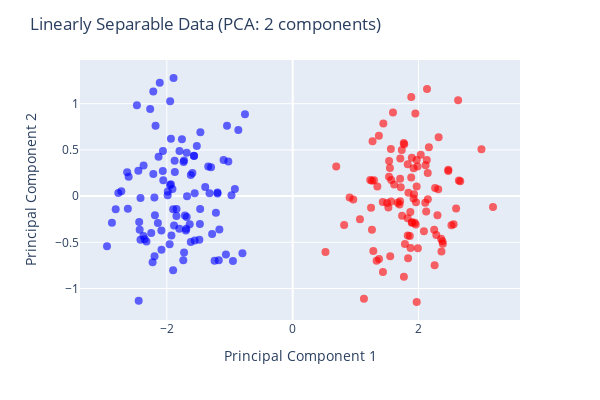

Notebook source saved alongside this figure:
### Code cell
# Plotting the transformed data in a two principal component space
figL2 = px.scatter(
    x=dataL[:, 0],
    y=dataL[:, 1],
    color=yl,
    color_continuous_scale='bluered'
)
figL2.update_traces(marker=dict(size=8, opacity=0.6))
figL2.update_layout(
    coloraxis_showscale=False,
    width=600,
    height=400,
    xaxis_title='Principal Component 1',
    yaxis_title='Principal Component 2',
    title='Linearly Separable Data (PCA: 2 components)'
)
figL2.show()

### Figure 1 — Plotly figure (JSON) as saved in the notebook; plotly's stock layout.template omitted (floating-point values rounded to 4 significant figures; data arrays with more than 128 entries replaced by an {"elided": "..."} marker saying what was removed)
{"data": [{"hovertemplate": "x=%{x}<br>y=%{y}<br>color=%{marker.color}<extra></extra>", "legendgroup": "", "marker": {"color": {"elided": "200 int values"}, "coloraxis": "coloraxis", "opacity": 0.6, "size": 8, "symbol": "circle"}, "mode": "markers", "name": "", "orientation": "v", "showlegend": false, "type": "scatter", "x": {"elided": "200 float values"}, "xaxis": "x", "y": {"elided": "200 float values"}, "yaxis": "y"}], "layout": {"coloraxis": {"colorbar": {"title": {"text": "color"}}, "colorscale": [[0, "rgb(0,0,255)"], [1, "rgb(255,0,0)"]], "showscale": false}, "height": 400, "legend": {"tracegroupgap": 0}, "margin": {"t": 60}, "title": {"text": "Linearly Separable Data (PCA: 2 components)"}, "width": 600, "xaxis": {"anchor": "y", "domain": [0, 1], "title": {"text": "Principal Component 1"}}, "yaxis": {"anchor": "x", "domain": [0, 1], "title": {"text": "Principal Component 2"}}}}
